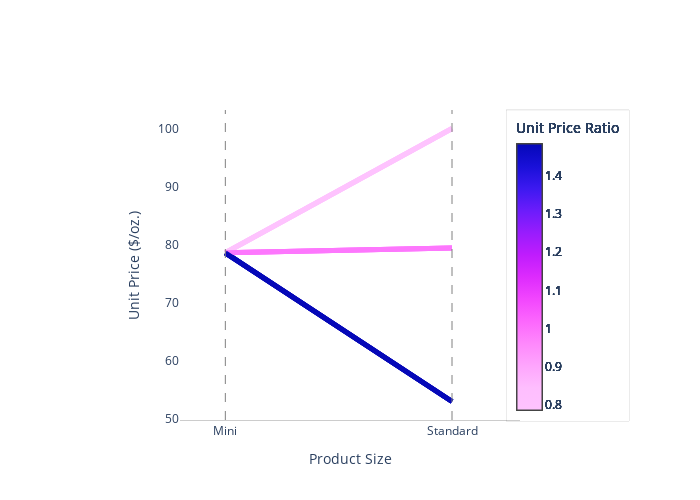

Notebook source saved alongside this figure:
### Code cell
scale='plotly3_r'

fig = go.Figure()
temp = df_compare[50:60]#[df_compare['brand_name']=='Anastasia Beverly Hills']
for i, row in temp.iterrows():
    
    color_val_normalized = (row['mini_to_standard_ratio'] - min(temp['mini_to_standard_ratio'])) / (max(temp['mini_to_standard_ratio']) - min(temp['mini_to_standard_ratio']))

    # line plots
    fig.add_trace(go.Scatter(
        x=['Mini','Standard'], 
        y=[row['unit_price_mini'], row['unit_price_standard']], 
        mode='lines',
        marker=dict(
            color=get_color(scale, color_val_normalized)),
            line=dict(
                width=5
        ),
        hovertemplate = 'Price: %{y:$.2f}<extra></extra>',
        showlegend = False
        )
        
    )
    
    
    ## add invisible markers to display the colorbar without displaying the markers
    fig.add_trace(go.Scatter(
        x=['mini','standard'], 
        y=[row['unit_price_mini'], row['unit_price_standard']], 
        mode='markers',
        marker=dict(
            size=0, 
            color="rgba(0,0,0,0)", 
            colorscale=scale, 
            cmin=min(temp['mini_to_standard_ratio']),
            cmax=max(temp['mini_to_standard_ratio']),
            colorbar=dict(
                thickness=25,
                title='Unit Price Ratio',
                x=0.9,
                xref="container",
                # borderwidth=0.01
        ),
        # showlegend=False
    )))


fig.add_vline(x=0, line_width=1, line_dash="dash", line_color="grey")
fig.add_vline(x=1, line_width=1, line_dash="dash", line_color="grey")

    
fig.update_layout(
    xaxis=dict(
        title='Product Size',
        type='category',
        tickmode='array',
        # really difficult to get categorical axis spacing right
        range=[-0.2, 2 - 0.7],
        linecolor='rgb(204, 204, 204)',
        # linewidth=2,
    ),
    yaxis=dict(
        title='Unit Price ($/oz.)',
        showgrid=False,
        zeroline=True,
        showline=False,
        showticklabels=True,
    ),
    autosize=False,
    width=700,
    height=500,
    
    margin=dict(
        autoexpand=False,
        l=180,
        r=180,
        t=110,
    ),
    showlegend=False,
    plot_bgcolor='white'
)
    
    
    
# annotations = []
# y_data = df_compare[['unit_price_mini','unit_price_standard']][0:10].values
# labels = df_compare['brand_name'][0:10]
# # Adding labels
# for y_trace, label in zip(y_data, labels):
#     # # labeling the left_side of the plot
#     # annotations.append(dict(xref='paper', x=1, y=y_trace[1],
#     #                               xanchor='right', yanchor='middle',
#     #                               text=label,# + ' {}$/oz.'.format(y_trace[0]),
#     #                               font=dict(family='Arial',
#     #                                         size=10),
#     #                               showarrow=False))

# fig.update_layout(annotations=annotations)

fig.show()

### Figure 1 — Plotly figure (JSON) as saved in the notebook; plotly's stock layout.template omitted (floating-point values rounded to 4 significant figures)
{"data": [{"hovertemplate": "Price: %{y:$.2f}<extra></extra>", "line": {"width": 5}, "marker": {"color": "rgb(5, 8, 184)"}, "mode": "lines", "showlegend": false, "type": "scatter", "x": ["Mini", "Standard"], "y": [78.57, 52.94]}, {"marker": {"cmax": 1.484, "cmin": 0.7857, "color": "rgba(0,0,0,0)", "colorbar": {"borderwidth": 0.01, "thickness": 25, "title": {"text": "Unit Price Ratio"}, "x": 0.9, "xref": "container"}, "colorscale": [[0, "#fec3fe"], [0.08333, "#febefe"], [0.1667, "#fea5fd"], [0.25, "#fe88fc"], [0.3333, "#fc67fd"], [0.4167, "#f246fe"], [0.5, "#dd2bfd"], [0.5833, "#bf1cfd"], [0.6667, "#981cfd"], [0.75, "#6b1cfb"], [0.8333, "#3c19f0"], [0.9167, "#1910d8"], [1, "#0508b8"]], "size": 0}, "mode": "markers", "type": "scatter", "x": ["mini", "standard"], "y": [78.57, 52.94]}, {"hovertemplate": "Price: %{y:$.2f}<extra></extra>", "line": {"width": 5}, "marker": {"color": "rgb(254, 195, 254)"}, "mode": "lines", "showlegend": false, "type": "scatter", "x": ["Mini", "Standard"], "y": [78.57, 100]}, {"marker": {"cmax": 1.484, "cmin": 0.7857, "color": "rgba(0,0,0,0)", "colorbar": {"borderwidth": 0.01, "thickness": 25, "title": {"text": "Unit Price Ratio"}, "x": 0.9, "xref": "container"}, "colorscale": [[0, "#fec3fe"], [0.08333, "#febefe"], [0.1667, "#fea5fd"], [0.25, "#fe88fc"], [0.3333, "#fc67fd"], [0.4167, "#f246fe"], [0.5, "#dd2bfd"], [0.5833, "#bf1cfd"], [0.6667, "#981cfd"], [0.75, "#6b1cfb"], [0.8333, "#3c19f0"], [0.9167, "#1910d8"], [1, "#0508b8"]], "size": 0}, "mode": "markers", "type": "scatter", "x": ["mini", "standard"], "y": [78.57, 100]}, {"hovertemplate": "Price: %{y:$.2f}<extra></extra>", "line": {"width": 5}, "marker": {"color": "rgb(253.0, 119.49999999999997, 252.5)"}, "mode": "lines", "showlegend": false, "type": "scatter", "x": ["Mini", "Standard"], "y": [78.57, 79.41]}, {"marker": {"cmax": 1.484, "cmin": 0.7857, "color": "rgba(0,0,0,0)", "colorbar": {"borderwidth": 0.01, "thickness": 25, "title": {"text": "Unit Price Ratio"}, "x": 0.9, "xref": "container"}, "colorscale": [[0, "#fec3fe"], [0.08333, "#febefe"], [0.1667, "#fea5fd"], [0.25, "#fe88fc"], [0.3333, "#fc67fd"], [0.4167, "#f246fe"], [0.5, "#dd2bfd"], [0.5833, "#bf1cfd"], [0.6667, "#981cfd"], [0.75, "#6b1cfb"], [0.8333, "#3c19f0"], [0.9167, "#1910d8"], [1, "#0508b8"]], "size": 0}, "mode": "markers", "type": "scatter", "x": ["mini", "standard"], "y": [78.57, 79.41]}, {"hovertemplate": "Price: %{y:$.2f}<extra></extra>", "line": {"width": 5}, "marker": {"color": "rgb(5, 8, 184)"}, "mode": "lines", "showlegend": false, "type": "scatter", "x": ["Mini", "Standard"], "y": [78.57, 52.94]}, {"marker": {"cmax": 1.484, "cmin": 0.7857, "color": "rgba(0,0,0,0)", "colorbar": {"borderwidth": 0.01, "thickness": 25, "title": {"text": "Unit Price Ratio"}, "x": 0.9, "xref": "container"}, "colorscale": [[0, "#fec3fe"], [0.08333, "#febefe"], [0.1667, "#fea5fd"], [0.25, "#fe88fc"], [0.3333, "#fc67fd"], [0.4167, "#f246fe"], [0.5, "#dd2bfd"], [0.5833, "#bf1cfd"], [0.6667, "#981cfd"], [0.75, "#6b1cfb"], [0.8333, "#3c19f0"], [0.9167, "#1910d8"], [1, "#0508b8"]], "size": 0}, "mode": "markers", "type": "scatter", "x": ["mini", "standard"], "y": [78.57, 52.94]}, {"hovertemplate": "Price: %{y:$.2f}<extra></extra>", "line": {"width": 5}, "marker": {"color": "rgb(254, 195, 254)"}, "mode": "lines", "showlegend": false, "type": "scatter", "x": ["Mini", "Standard"], "y": [78.57, 100]}, {"marker": {"cmax": 1.484, "cmin": 0.7857, "color": "rgba(0,0,0,0)", "colorbar": {"borderwidth": 0.01, "thickness": 25, "title": {"text": "Unit Price Ratio"}, "x": 0.9, "xref": "container"}, "colorscale": [[0, "#fec3fe"], [0.08333, "#febefe"], [0.1667, "#fea5fd"], [0.25, "#fe88fc"], [0.3333, "#fc67fd"], [0.4167, "#f246fe"], [0.5, "#dd2bfd"], [0.5833, "#bf1cfd"], [0.6667, "#981cfd"], [0.75, "#6b1cfb"], [0.8333, "#3c19f0"], [0.9167, "#1910d8"], [1, "#0508b8"]], "size": 0}, "mode": "markers", "type": "scatter", "x": ["mini", "standard"], "y": [78.57, 100]}, {"hovertemplate": "Price: %{y:$.2f}<extra></extra>", "line": {"width": 5}, "marker": {"color": "rgb(253.0, 119.49999999999997, 252.5)"}, "mode": "lines", "showlegend": false, "type": "scatter", "x": ["Mini", "Standard"], "y": [78.57, 79.41]}, {"marker": {"cmax": 1.484, "cmin": 0.7857, "color": "rgba(0,0,0,0)", "colorbar": {"borderwidth": 0.01, "thickness": 25, "title": {"text": "Unit Price Ratio"}, "x": 0.9, "xref": "container"}, "colorscale": [[0, "#fec3fe"], [0.08333, "#febefe"], [0.1667, "#fea5fd"], [0.25, "#fe88fc"], [0.3333, "#fc67fd"], [0.4167, "#f246fe"], [0.5, "#dd2bfd"], [0.5833, "#bf1cfd"], [0.6667, "#981cfd"], [0.75, "#6b1cfb"], [0.8333, "#3c19f0"], [0.9167, "#1910d8"], [1, "#0508b8"]], "size": 0}, "mode": "markers", "type": "scatter", "x": ["mini", "standard"], "y": [78.57, 79.41]}, {"hovertemplate": "Price: %{y:$.2f}<extra></extra>", "line": {"width": 5}, "marker": {"color": "rgb(5, 8, 184)"}, "mode": "lines", "showlegend": false, "type": "scatter", "x": ["Mini", "Standard"], "y": [78.57, 52.94]}, {"marker": {"cmax": 1.484, "cmin": 0.7857, "color": "rgba(0,0,0,0)", "colorbar": {"borderwidth": 0.01, "thickness": 25, "title": {"text": "Unit Price Ratio"}, "x": 0.9, "xref": "container"}, "colorscale": [[0, "#fec3fe"], [0.08333, "#febefe"], [0.1667, "#fea5fd"], [0.25, "#fe88fc"], [0.3333, "#fc67fd"], [0.4167, "#f246fe"], [0.5, "#dd2bfd"], [0.5833, "#bf1cfd"], [0.6667, "#981cfd"], [0.75, "#6b1cfb"], [0.8333, "#3c19f0"], [0.9167, "#1910d8"], [1, "#0508b8"]], "size": 0}, "mode": "markers", "type": "scatter", "x": ["mini", "standard"], "y": [78.57, 52.94]}, {"hovertemplate": "Price: %{y:$.2f}<extra></extra>", "line": {"width": 5}, "marker": {"color": "rgb(254, 195, 254)"}, "mode": "lines", "showlegend": false, "type": "scatter", "x": ["Mini", "Standard"], "y": [78.57, 100]}, {"marker": {"cmax": 1.484, "cmin": 0.7857, "color": "rgba(0,0,0,0)", "colorbar": {"borderwidth": 0.01, "thickness": 25, "title": {"text": "Unit Price Ratio"}, "x": 0.9, "xref": "container"}, "colorscale": [[0, "#fec3fe"], [0.08333, "#febefe"], [0.1667, "#fea5fd"], [0.25, "#fe88fc"], [0.3333, "#fc67fd"], [0.4167, "#f246fe"], [0.5, "#dd2bfd"], [0.5833, "#bf1cfd"], [0.6667, "#981cfd"], [0.75, "#6b1cfb"], [0.8333, "#3c19f0"], [0.9167, "#1910d8"], [1, "#0508b8"]], "size": 0}, "mode": "markers", "type": "scatter", "x": ["mini", "standard"], "y": [78.57, 100]}, {"hovertemplate": "Price: %{y:$.2f}<extra></extra>", "line": {"width": 5}, "marker": {"color": "rgb(253.0, 119.49999999999997, 252.5)"}, "mode": "lines", "showlegend": false, "type": "scatter", "x": ["Mini", "Standard"], "y": [78.57, 79.41]}, {"marker": {"cmax": 1.484, "cmin": 0.7857, "color": "rgba(0,0,0,0)", "colorbar": {"borderwidth": 0.01, "thickness": 25, "title": {"text": "Unit Price Ratio"}, "x": 0.9, "xref": "container"}, "colorscale": [[0, "#fec3fe"], [0.08333, "#febefe"], [0.1667, "#fea5fd"], [0.25, "#fe88fc"], [0.3333, "#fc67fd"], [0.4167, "#f246fe"], [0.5, "#dd2bfd"], [0.5833, "#bf1cfd"], [0.6667, "#981cfd"], [0.75, "#6b1cfb"], [0.8333, "#3c19f0"], [0.9167, "#1910d8"], [1, "#0508b8"]], "size": 0}, "mode": "markers", "type": "scatter", "x": ["mini", "standard"], "y": [78.57, 79.41]}, {"hovertemplate": "Price: %{y:$.2f}<extra></extra>", "line": {"width": 5}, "marker": {"color": "rgb(5, 8, 184)"}, "mode": "lines", "showlegend": false, "type": "scatter", "x": ["Mini", "Standard"], "y": [78.57, 52.94]}, {"marker": {"cmax": 1.484, "cmin": 0.7857, "color": "rgba(0,0,0,0)", "colorbar": {"borderwidth": 0.01, "thickness": 25, "title": {"text": "Unit Price Ratio"}, "x": 0.9, "xref": "container"}, "colorscale": [[0, "#fec3fe"], [0.08333, "#febefe"], [0.1667, "#fea5fd"], [0.25, "#fe88fc"], [0.3333, "#fc67fd"], [0.4167, "#f246fe"], [0.5, "#dd2bfd"], [0.5833, "#bf1cfd"], [0.6667, "#981cfd"], [0.75, "#6b1cfb"], [0.8333, "#3c19f0"], [0.9167, "#1910d8"], [1, "#0508b8"]], "size": 0}, "mode": "markers", "type": "scatter", "x": ["mini", "standard"], "y": [78.57, 52.94]}], "layout": {"autosize": false, "height": 500, "margin": {"autoexpand": false, "l": 180, "r": 180, "t": 110}, "plot_bgcolor": "white", "shapes": [{"line": {"color": "grey", "dash": "dash", "width": 1}, "type": "line", "x0": 0, "x1": 0, "xref": "x", "y0": 0, "y1": 1, "yref": "y domain"}, {"line": {"color": "grey", "dash": "dash", "width": 1}, "type": "line", "x0": 1, "x1": 1, "xref": "x", "y0": 0, "y1": 1, "yref": "y domain"}], "showlegend": false, "width": 700, "xaxis": {"linecolor": "rgb(204, 204, 204)", "range": [-0.2, 1.3], "tickmode": "array", "title": {"text": "Product Size"}, "type": "category"}, "yaxis": {"showgrid": false, "showline": false, "showticklabels": true, "title": {"text": "Unit Price ($/oz.)"}, "zeroline": true}}}
